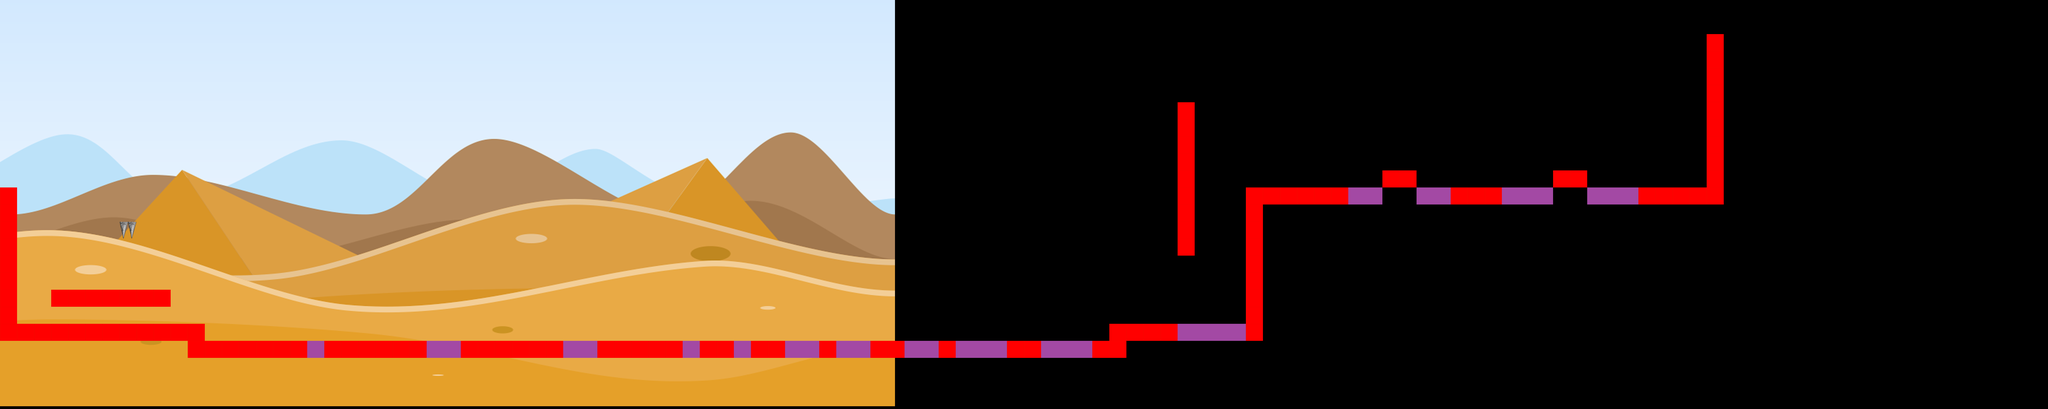

Below is a game level as drawn by its tile map, then a one-line description and the .tmx that defines it (tile-layer data replaced by summaries):
An orthogonal 120x24 tile map with 68x68 px tiles, 2 tile layers (Capa de Patrones 1, Capa de patrones 2), 1 image layer.

<map version="1.0" tiledversion="1.0.3" orientation="orthogonal" renderorder="right-down" width="120" height="24" tilewidth="68" tileheight="68" nextobjectid="1">
 <properties>
  <property name="bone_positionx" type="float" value="5848" />
  <property name="bone_positiony" type="float" value="1360" />
  <property name="camera_y_limit" type="float" value="-700" />
  <property name="parallax_speed" type="float" value="0.6" />
  <property name="player_starting_valuex" type="float" value="140" />
  <property name="player_starting_valuey" type="float" value="830" />
 </properties>
 <tileset firstgid="1" name="Tileset_little" tilewidth="68" tileheight="68" spacing="1" margin="1" tilecount="24" columns="6">
  <image source="Tileset_little.png" width="415" height="276" />
 </tileset>
 <imagelayer name="Capa de Imagen 1" offsetx="-1087.39" offsety="-1025.94">
  <image source="Background44.png" width="4653" height="2646" />
 </imagelayer>
 <layer name="Capa de Patrones 1" width="120" height="24">
  <data>[2880 cells, 111 non-empty, 1 distinct tile ids]</data>
 </layer>
 <layer name="Capa de patrones 2" width="120" height="24">
  <data>[2880 cells, 145 non-empty, 3 distinct tile ids]</data>
 </layer>
</map>
